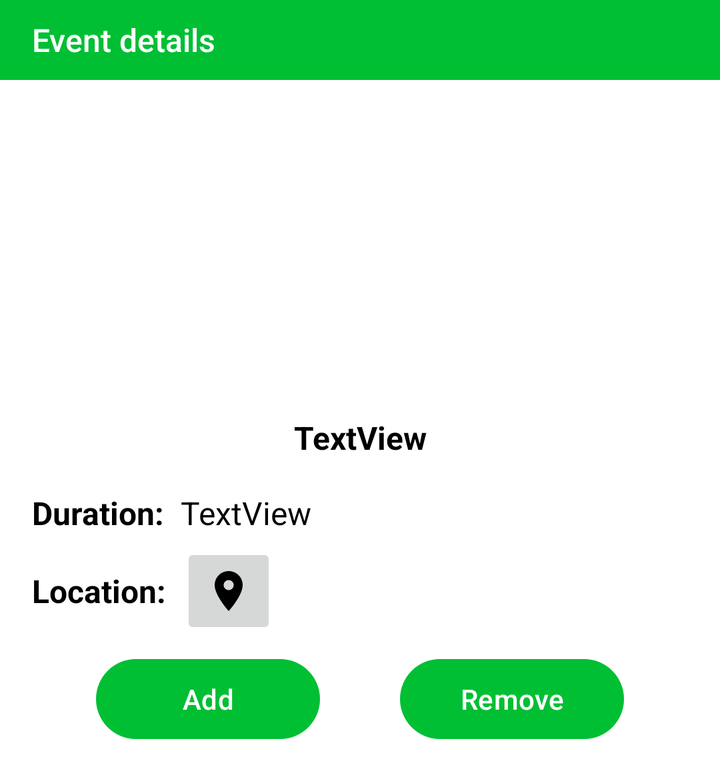
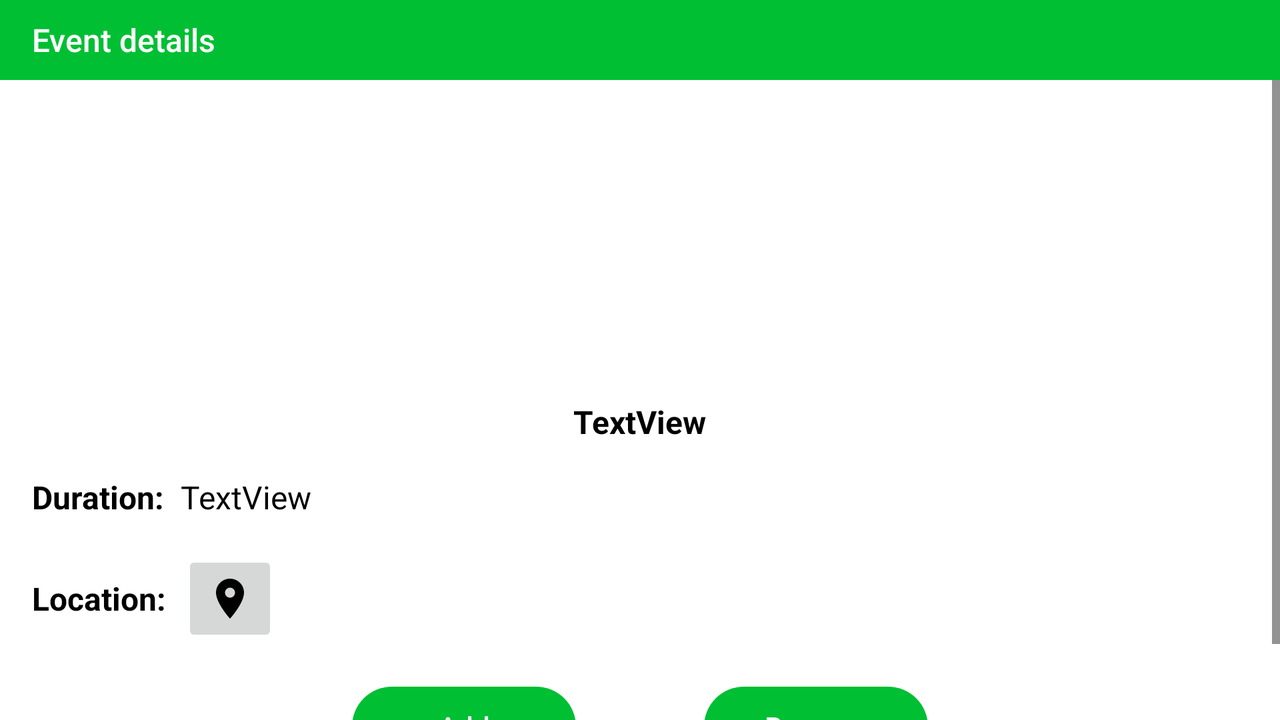

The same Android screen from two of the app's own layout files: first res/layout/ as a phone draws it, then the repository's variant for another configuration, drawn on a device whose configuration selects that folder. Both files follow.
<!-- AndroidManifest.xml: application theme NurdorApp_DayNight -->
<!-- res/layout/fragment_event_details_dialog.xml -->
<?xml version="1.0" encoding="utf-8"?>
<androidx.constraintlayout.widget.ConstraintLayout xmlns:android="http://schemas.android.com/apk/res/android"
    xmlns:app="http://schemas.android.com/apk/res-auto"
    xmlns:tools="http://schemas.android.com/tools"
    android:id="@+id/mainContainer"
    android:layout_width="match_parent"
    android:layout_height="wrap_content">

    <com.google.android.material.appbar.MaterialToolbar
        android:id="@+id/dialogToolbar"
        android:layout_width="match_parent"
        android:layout_height="40dp"
        android:background="?attr/colorPrimary"
        app:titleTextAppearance="@style/DialogToolbarTitle"
        app:layout_constraintEnd_toEndOf="parent"
        app:layout_constraintStart_toStartOf="parent"
        app:layout_constraintTop_toTopOf="parent"
        app:title="@string/event_details" />

    <androidx.constraintlayout.widget.ConstraintLayout
        android:layout_width="0dp"
        android:layout_height="wrap_content"
        android:paddingBottom="16dp"
        app:layout_constraintEnd_toEndOf="parent"
        app:layout_constraintStart_toStartOf="parent"
        app:layout_constraintTop_toBottomOf="@id/dialogToolbar">

        <TextView
            android:id="@+id/textView19"
            android:layout_width="wrap_content"
            android:layout_height="48dp"
            android:gravity="center"
            android:layout_marginStart="16dp"
            android:layout_marginTop="2dp"
            android:text="@string/location_with_colon"
            android:textSize="16sp"
            android:textStyle="bold"
            app:layout_constraintStart_toStartOf="parent"
            app:layout_constraintTop_toBottomOf="@+id/textView20" />

        <TextView
            android:id="@+id/textView20"
            android:layout_width="wrap_content"
            android:layout_height="24dp"
            android:layout_marginStart="16dp"
            android:layout_marginTop="16dp"
            android:text="@string/duration_with_colon"
            android:textSize="16sp"
            android:textStyle="bold"
            app:layout_constraintStart_toStartOf="parent"
            app:layout_constraintTop_toBottomOf="@+id/txtDetailEventName" />

        <TextView
            android:id="@+id/txtDuration2"
            android:layout_width="wrap_content"
            android:layout_height="24dp"
            android:layout_marginStart="8dp"
            android:layout_marginTop="16dp"
            android:text="TextView"
            android:textSize="16sp"
            app:layout_constraintStart_toEndOf="@+id/textView20"
            app:layout_constraintTop_toBottomOf="@+id/txtDetailEventName" />

        <ImageView
            android:id="@+id/eventImageView"
            android:layout_width="wrap_content"
            android:layout_height="144dp"
            android:layout_marginTop="8dp"
            android:contentDescription="@string/event_image"
            android:scaleType="fitCenter"
            app:layout_constraintEnd_toEndOf="parent"
            app:layout_constraintStart_toStartOf="parent"
            app:layout_constraintTop_toTopOf="parent"
            app:srcCompat="@drawable/ic_launcher_background" />

        <TextView
            android:id="@+id/txtDetailEventName"
            android:layout_width="wrap_content"
            android:layout_height="wrap_content"
            android:layout_marginTop="16dp"
            android:text="TextView"
            android:textSize="16sp"
            android:textStyle="bold"
            app:layout_constraintEnd_toEndOf="parent"
            app:layout_constraintStart_toStartOf="parent"
            app:layout_constraintTop_toBottomOf="@+id/eventImageView" />


        <Button
            android:id="@+id/btnAdd"
            android:layout_width="112dp"
            android:layout_height="wrap_content"
            android:layout_marginStart="48dp"
            android:layout_marginTop="96dp"
            android:text="@string/add"
            app:layout_constraintEnd_toStartOf="@+id/btnRemove"
            app:layout_constraintHorizontal_bias="0.0"
            app:layout_constraintStart_toStartOf="parent"
            app:layout_constraintTop_toBottomOf="@+id/txtDetailEventName" />

        <Button
            android:id="@+id/btnRemove"
            android:layout_width="112dp"
            android:layout_height="wrap_content"
            android:layout_marginTop="96dp"
            android:layout_marginEnd="48dp"
            android:text="@string/remove"
            app:layout_constraintEnd_toEndOf="parent"
            app:layout_constraintTop_toBottomOf="@+id/txtDetailEventName" />

        <ImageButton
            android:id="@+id/btnDetailLocation"
            android:layout_width="48dp"
            android:layout_height="48dp"
            android:layout_marginStart="8dp"
            android:layout_marginTop="2dp"
            android:contentDescription="@string/event_image"
            android:gravity="top"
            android:src="@drawable/ic_location"
            app:layout_constraintStart_toEndOf="@+id/textView20"
            app:layout_constraintTop_toBottomOf="@+id/txtDuration2" />
    </androidx.constraintlayout.widget.ConstraintLayout>
</androidx.constraintlayout.widget.ConstraintLayout>
<!-- resources referenced by this layout -->
<resources>
  <!-- drawable ic_location (drawable) -->
  <?xml version="1.0" encoding="utf-8"?>
  <vector xmlns:android="http://schemas.android.com/apk/res/android"
      android:width="24dp"
      android:height="24dp"
      android:viewportWidth="24"
      android:viewportHeight="24">
  
      <path
          android:fillColor="@color/white"
          android:pathData="M12,2C8.13,2 5,5.13 5,9c0,5.25 7,13 7,13s7,-7.75 7,-13C19,5.13 15.87,2 12,2zM12,11.5c-1.38,0 -2.5,-1.12 -2.5,-2.5s1.12,-2.5 2.5,-2.5 2.5,1.12 2.5,2.5 -1.12,2.5 -2.5,2.5z"/>
  </vector>
  <string name="add">Add</string>
  <string name="duration_with_colon">Duration:</string>
  <string name="event_details">Event details</string>
  <string name="event_image">Event image</string>
  <string name="location_with_colon">Location:</string>
  <string name="remove">Remove</string>
  <style name="DialogToolbarTitle" parent="TextAppearance.AppCompat.Widget.ActionBar.Title">
          <item name="android:textSize">16sp</item>
      </style>
  <color name="white">#FFFFFFFF</color>
  <color name="nurdor_green">#00bf33</color>
  <color name="almost_black">	#2d2d2d</color>
  <style name="Menu_Light_1" parent="Theme.Material3.Light.NoActionBar">
          <item name="android:textColor">@color/black</item>
          <item name="android:popupBackground">@color/white</item>
      </style>
  <style name="Spinner_Light" parent="Widget.AppCompat.Spinner">
          <item name="backgroundColor">@color/beige</item>
          <item name="android:textColor">@color/black</item>
          <item name="android:background">@drawable/spinner_background_light</item>
      </style>
  <style name="CardView_Light_1" parent="Widget.MaterialComponents.CardView">
          <item name="cardBackgroundColor">@color/beige</item>
      </style>
  <style name="TextView_Light" parent="Widget.AppCompat.TextView">
          <item name="android:textColor">@color/black</item>
      </style>
  <style name="EditText_Light" parent="Widget.AppCompat.EditText">
          <item name="color">@color/black</item>
      </style>
  <style name="ImageButton_Light" parent="Widget.AppCompat.ImageButton">
          <item name="android:tint">@color/black</item>
      </style>
  <color name="black">#FF000000</color>
  <color name="beige">#FFFAF4</color>
  <!-- drawable spinner_background_light (drawable) -->
  <?xml version="1.0" encoding="utf-8"?>
  <layer-list xmlns:android="http://schemas.android.com/apk/res/android">
      
      <item>
          <shape android:shape="rectangle">
              <solid android:color="@color/beige"/>
              <corners android:radius="4dp"/>
          </shape>
      </item>
      
      <item android:drawable="@drawable/ic_spinner_arrow_black"
          android:gravity="end|center_vertical"
          android:paddingEnd="10dp"/>
  </layer-list>
  <!-- drawable ic_spinner_arrow_black (drawable) -->
  <?xml version="1.0" encoding="utf-8"?>
  <vector xmlns:android="http://schemas.android.com/apk/res/android"
      android:width="24dp"
      android:height="24dp"
      android:viewportWidth="24"
      android:viewportHeight="24">
      <path
          android:fillColor="@color/black"
          android:pathData="M7,10l5,5l5,-5" />
  </vector>
</resources>
<!-- res/layout-land/fragment_event_details_dialog.xml (the repository's variant of the layout above) -->
<!-- drawn on the phone turned sideways -->
<?xml version="1.0" encoding="utf-8"?>
<androidx.constraintlayout.widget.ConstraintLayout xmlns:android="http://schemas.android.com/apk/res/android"
    xmlns:app="http://schemas.android.com/apk/res-auto"
    xmlns:tools="http://schemas.android.com/tools"
    android:id="@+id/mainContainer"
    android:layout_width="match_parent"
    android:layout_height="match_parent">

    <com.google.android.material.appbar.MaterialToolbar
        android:id="@+id/dialogToolbar"
        android:layout_width="match_parent"
        android:layout_height="40dp"
        android:background="?attr/colorPrimary"
        app:layout_constraintEnd_toEndOf="parent"
        app:layout_constraintStart_toStartOf="parent"
        app:layout_constraintTop_toTopOf="parent"
        app:title="@string/event_details"
        app:titleTextAppearance="@style/DialogToolbarTitle" />

    <ScrollView
        android:layout_width="match_parent"
        android:layout_height="match_parent"
        android:layout_marginTop="40dp"
        app:layout_constraintEnd_toEndOf="parent"
        app:layout_constraintStart_toStartOf="parent"
        app:layout_constraintBottom_toBottomOf="parent"
        app:layout_constraintTop_toTopOf="parent">

        <LinearLayout
            android:layout_width="match_parent"
            android:layout_height="wrap_content"
            android:orientation="vertical"
            android:padding="16dp">

            <LinearLayout
                android:layout_width="match_parent"
                android:layout_height="128dp"
                android:orientation="horizontal"
                android:gravity="center">

                <ImageView
                    android:id="@+id/eventImageView"
                    android:layout_width="wrap_content"
                    android:layout_height="match_parent"
                    android:contentDescription="@string/event_image"
                    android:scaleType="fitCenter"
                    android:src="@drawable/ic_launcher_background" />

            </LinearLayout>

            <TextView
                android:id="@+id/txtDetailEventName"
                android:layout_width="wrap_content"
                android:layout_height="wrap_content"
                android:layout_gravity="center_horizontal"
                android:layout_marginTop="16dp"
                android:text="TextView"
                android:textSize="16sp"
                android:textStyle="bold" />

            <LinearLayout
                android:layout_width="match_parent"
                android:layout_height="wrap_content"
                android:orientation="horizontal"
                android:layout_marginTop="16dp">

                <TextView
                    android:id="@+id/textView20"
                    android:layout_width="wrap_content"
                    android:layout_height="wrap_content"
                    android:text="@string/duration_with_colon"
                    android:textSize="16sp"
                    android:textStyle="bold" />

                <TextView
                    android:id="@+id/txtDuration2"
                    android:layout_width="wrap_content"
                    android:layout_height="wrap_content"
                    android:layout_marginStart="8dp"
                    android:text="TextView"
                    android:textSize="16sp" />
            </LinearLayout>

            <LinearLayout
                android:layout_width="match_parent"
                android:layout_height="wrap_content"
                android:orientation="horizontal"
                android:layout_marginTop="16dp"
                android:gravity="center_vertical">

                <TextView
                    android:id="@+id/textView19"
                    android:layout_width="wrap_content"
                    android:layout_height="48dp"
                    android:gravity="center_vertical"
                    android:text="@string/location_with_colon"
                    android:textSize="16sp"
                    android:textStyle="bold" />

                <ImageButton
                    android:id="@+id/btnDetailLocation"
                    android:layout_width="48dp"
                    android:layout_height="48dp"
                    android:layout_marginStart="8dp"
                    android:contentDescription="@string/event_image"
                    android:src="@drawable/ic_location" />
            </LinearLayout>

            <LinearLayout
                android:layout_width="match_parent"
                android:layout_height="wrap_content"
                android:orientation="horizontal"
                android:layout_marginTop="16dp"
                android:gravity="center">

                <Button
                    android:id="@+id/btnAdd"
                    android:layout_width="112dp"
                    android:layout_height="wrap_content"
                    android:text="@string/add"
                    android:layout_marginEnd="64dp"/>

                <Button
                    android:id="@+id/btnRemove"
                    android:layout_width="112dp"
                    android:layout_height="wrap_content"
                    android:text="@string/remove" />
            </LinearLayout>

        </LinearLayout>

    </ScrollView>
</androidx.constraintlayout.widget.ConstraintLayout>
